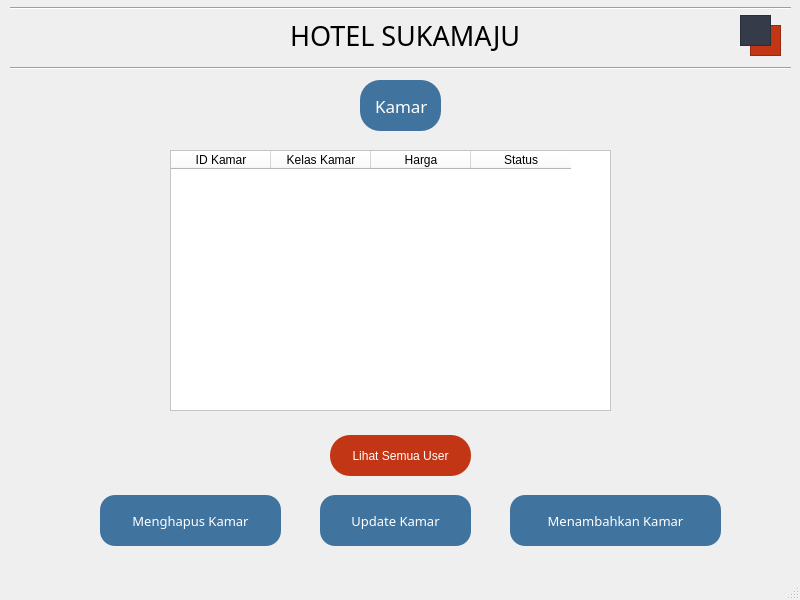
<?xml version="1.0" encoding="UTF-8"?>
<ui version="4.0">
 <class>kamar</class>
 <widget class="QMainWindow" name="kamar">
  <property name="geometry">
   <rect>
    <x>0</x>
    <y>0</y>
    <width>800</width>
    <height>600</height>
   </rect>
  </property>
  <property name="windowTitle">
   <string>MainWindow</string>
  </property>
  <widget class="QWidget" name="centralwidget">
   <widget class="Line" name="line">
    <property name="geometry">
     <rect>
      <x>10</x>
      <y>0</y>
      <width>781</width>
      <height>16</height>
     </rect>
    </property>
    <property name="orientation">
     <enum>Qt::Horizontal</enum>
    </property>
   </widget>
   <widget class="QGraphicsView" name="graphicsView_8">
    <property name="geometry">
     <rect>
      <x>750</x>
      <y>25</y>
      <width>31</width>
      <height>31</height>
     </rect>
    </property>
    <property name="styleSheet">
     <string notr="true">background-color:#c23616
</string>
    </property>
   </widget>
   <widget class="QGraphicsView" name="graphicsView_9">
    <property name="geometry">
     <rect>
      <x>740</x>
      <y>15</y>
      <width>31</width>
      <height>31</height>
     </rect>
    </property>
    <property name="styleSheet">
     <string notr="true">background-color:#353b48</string>
    </property>
   </widget>
   <widget class="QPushButton" name="btn_update">
    <property name="geometry">
     <rect>
      <x>320</x>
      <y>495</y>
      <width>151</width>
      <height>51</height>
     </rect>
    </property>
    <property name="sizePolicy">
     <sizepolicy hsizetype="Minimum" vsizetype="Minimum">
      <horstretch>0</horstretch>
      <verstretch>0</verstretch>
     </sizepolicy>
    </property>
    <property name="font">
     <font>
      <family>century gothic</family>
      <pointsize>-1</pointsize>
     </font>
    </property>
    <property name="styleSheet">
     <string notr="true">padding: 15px 25px;
  font-size: 13px;
  text-align: center;
  cursor: pointer;
  outline: none;
color: white;
  background-color: #40739e;
  border: none;
  border-radius: 15px;
  box-shadow: 0 9px #999;</string>
    </property>
    <property name="text">
     <string>Update Kamar</string>
    </property>
   </widget>
   <widget class="QLabel" name="label">
    <property name="geometry">
     <rect>
      <x>290</x>
      <y>15</y>
      <width>241</width>
      <height>41</height>
     </rect>
    </property>
    <property name="font">
     <font>
      <family>century gothic</family>
      <pointsize>20</pointsize>
     </font>
    </property>
    <property name="text">
     <string>HOTEL SUKAMAJU</string>
    </property>
   </widget>
   <widget class="QTableWidget" name="tableWidget">
    <property name="geometry">
     <rect>
      <x>170</x>
      <y>150</y>
      <width>441</width>
      <height>261</height>
     </rect>
    </property>
    <property name="styleSheet">
     <string notr="true">background-color:white;</string>
    </property>
    <column>
     <property name="text">
      <string>ID Kamar</string>
     </property>
    </column>
    <column>
     <property name="text">
      <string>Kelas Kamar</string>
     </property>
    </column>
    <column>
     <property name="text">
      <string>Harga</string>
     </property>
    </column>
    <column>
     <property name="text">
      <string>Status</string>
     </property>
    </column>
   </widget>
   <widget class="QFrame" name="frame_2">
    <property name="geometry">
     <rect>
      <x>360</x>
      <y>80</y>
      <width>81</width>
      <height>51</height>
     </rect>
    </property>
    <property name="styleSheet">
     <string notr="true">border-radius:20px;
background-color:#40739e;font-family : century gothic;color:#ffffff;</string>
    </property>
    <property name="frameShape">
     <enum>QFrame::StyledPanel</enum>
    </property>
    <property name="frameShadow">
     <enum>QFrame::Raised</enum>
    </property>
    <widget class="QLabel" name="label_2">
     <property name="geometry">
      <rect>
       <x>15</x>
       <y>10</y>
       <width>61</width>
       <height>31</height>
      </rect>
     </property>
     <property name="font">
      <font>
       <family>century gothic</family>
       <pointsize>13</pointsize>
      </font>
     </property>
     <property name="text">
      <string>Kamar</string>
     </property>
    </widget>
   </widget>
   <widget class="QPushButton" name="btn_all">
    <property name="geometry">
     <rect>
      <x>330</x>
      <y>435</y>
      <width>141</width>
      <height>41</height>
     </rect>
    </property>
    <property name="styleSheet">
     <string notr="true">color: white;
  background-color: #c23616;
border-radius:20px;

</string>
    </property>
    <property name="text">
     <string>Lihat Semua User</string>
    </property>
   </widget>
   <widget class="QPushButton" name="btn_tambah">
    <property name="geometry">
     <rect>
      <x>510</x>
      <y>495</y>
      <width>211</width>
      <height>51</height>
     </rect>
    </property>
    <property name="sizePolicy">
     <sizepolicy hsizetype="Minimum" vsizetype="Minimum">
      <horstretch>0</horstretch>
      <verstretch>0</verstretch>
     </sizepolicy>
    </property>
    <property name="font">
     <font>
      <family>century gothic</family>
      <pointsize>-1</pointsize>
     </font>
    </property>
    <property name="styleSheet">
     <string notr="true">padding: 15px 25px;
  font-size: 13px;
  text-align: center;
  cursor: pointer;
  outline: none;
color: white;
  background-color: #40739e;
  border: none;
  border-radius: 15px;
  box-shadow: 0 9px #999;</string>
    </property>
    <property name="text">
     <string>Menambahkan Kamar</string>
    </property>
   </widget>
   <widget class="QPushButton" name="btn_delete">
    <property name="geometry">
     <rect>
      <x>100</x>
      <y>495</y>
      <width>181</width>
      <height>51</height>
     </rect>
    </property>
    <property name="sizePolicy">
     <sizepolicy hsizetype="Minimum" vsizetype="Minimum">
      <horstretch>0</horstretch>
      <verstretch>0</verstretch>
     </sizepolicy>
    </property>
    <property name="font">
     <font>
      <family>century gothic</family>
      <pointsize>-1</pointsize>
     </font>
    </property>
    <property name="styleSheet">
     <string notr="true">padding: 15px 25px;
  font-size: 13px;
  text-align: center;
  cursor: pointer;
  outline: none;
color: white;
  background-color: #40739e;
  border: none;
  border-radius: 15px;
  box-shadow: 0 9px #999;</string>
    </property>
    <property name="text">
     <string>Menghapus Kamar</string>
    </property>
   </widget>
   <widget class="Line" name="line_2">
    <property name="geometry">
     <rect>
      <x>10</x>
      <y>60</y>
      <width>781</width>
      <height>16</height>
     </rect>
    </property>
    <property name="orientation">
     <enum>Qt::Horizontal</enum>
    </property>
   </widget>
  </widget>
  <widget class="QMenuBar" name="menubar">
   <property name="geometry">
    <rect>
     <x>0</x>
     <y>0</y>
     <width>800</width>
     <height>21</height>
    </rect>
   </property>
  </widget>
  <widget class="QStatusBar" name="statusbar"/>
 </widget>
 <resources/>
 <connections/>
</ui>
